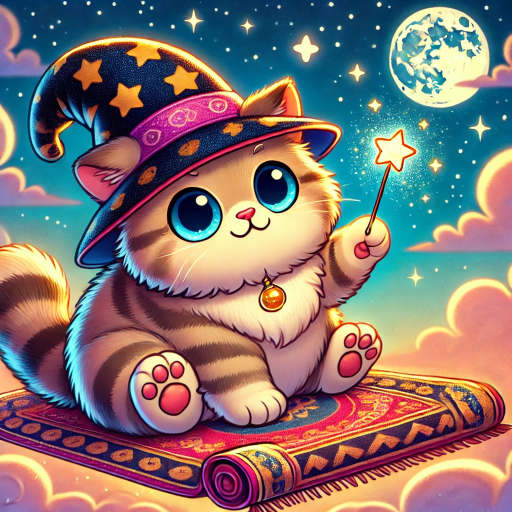
#> input picture image.png, 1024 x 1024 px (shown at 1/2 size)
$ python img2wav.py
#> lines starting #> are read from the running program, lines starting #| are printed output that depends on the picture
import numpy as np
import matplotlib.pyplot as plt
import sounddevice as sd
from scipy.io.wavfile import write
from PIL import Image

# Load the image
image_path = "image.png"  # Path to the image
image = Image.open(image_path).convert("L")  # Convert to grayscale
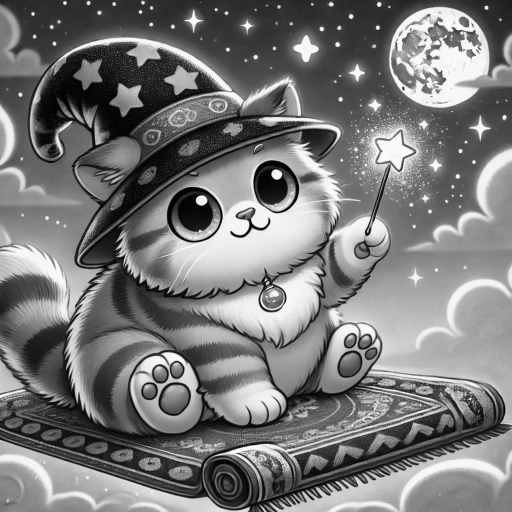
#> image: PIL image 1024x1024 L (shown at 1/2 size); min 0, max 254, mean 120.7
image_data = np.array(image)
image_bytes = image_data.flatten()

# Convert bytes to a sound wave
audio_signal = (image_bytes - 128) / 128.0  # Normalize to range (-1,1)

# Save and play the sound
sample_rate = 44100  # Sampling rate
wav_filename = "encoded_audio.wav"
write(wav_filename, sample_rate, audio_signal.astype(np.float32))
